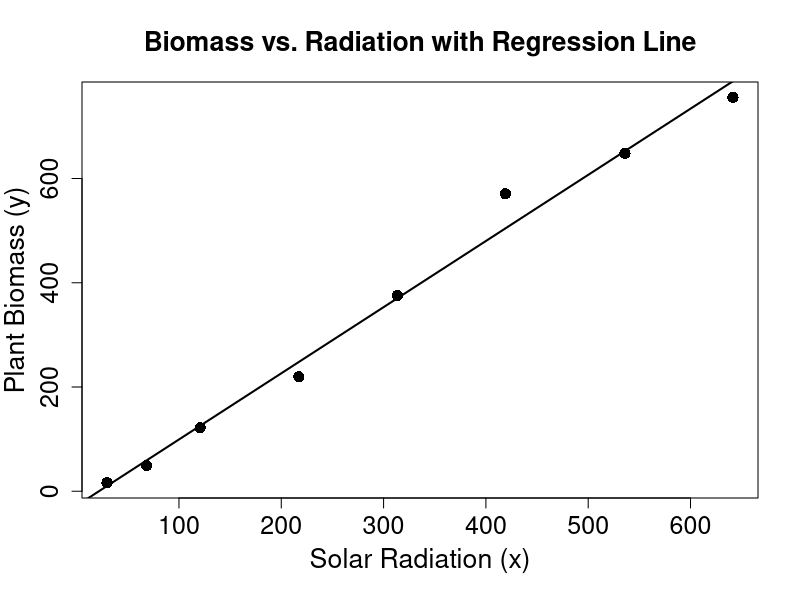
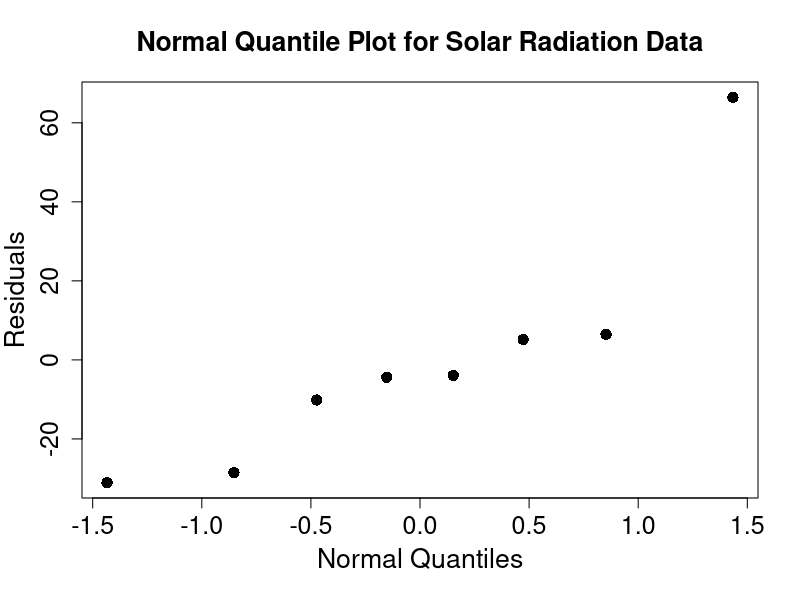

Here is the R script that generated these plots, in order:
biom <- c(16.6,49.1,121.7,219.6,375.5,570.8,  # Vector of biomass values
          648.2,755.6)
solrad <- c(29.7,68.4,120.7,217.2,313.5,      # Vector of solar radiation values
            419.1,535.9,641.5)
plot(solrad,biom,xlab="Solar Radiation (x)",  # Plots biomass vs. solar radiation
  ylab="Plant Biomass (y)",cex.axis=1.5,pch=  #   with axis labels and a title,
  16,cex.lab=1.6,cex=1.5,cex.main=1.6,main=   #   and closed circles (pch=16)
  "Biomass vs. Radiation with Regression Line",
  mgp=c(2.7,1,0))
reg.out <- lm(biom~solrad)                    # Regression of biomass on solar rad.
summary(reg.out)                              # Regression summary
abline(reg.out,lwd=2)                         # Plots the fitted regression line
anova.out <- anova(reg.out)                   # Computes the ANOVA table
anova.out                                     # Prints the ANOVA table

qqnorm(reg.out$resid, xlab="Normal Quantiles",# Constructs a normal quantile plot
  ylab="Residuals",cex.lab=1.6,cex.axis=1.5,  #   of the residuals
  cex=1.5,pch=16,cex.main=1.6,mgp=c(2.7,1,0),
  main="Normal Quantile Plot for Solar Radiation Data")

cor(biom,solrad)                              # Correlation between biomass and solar

